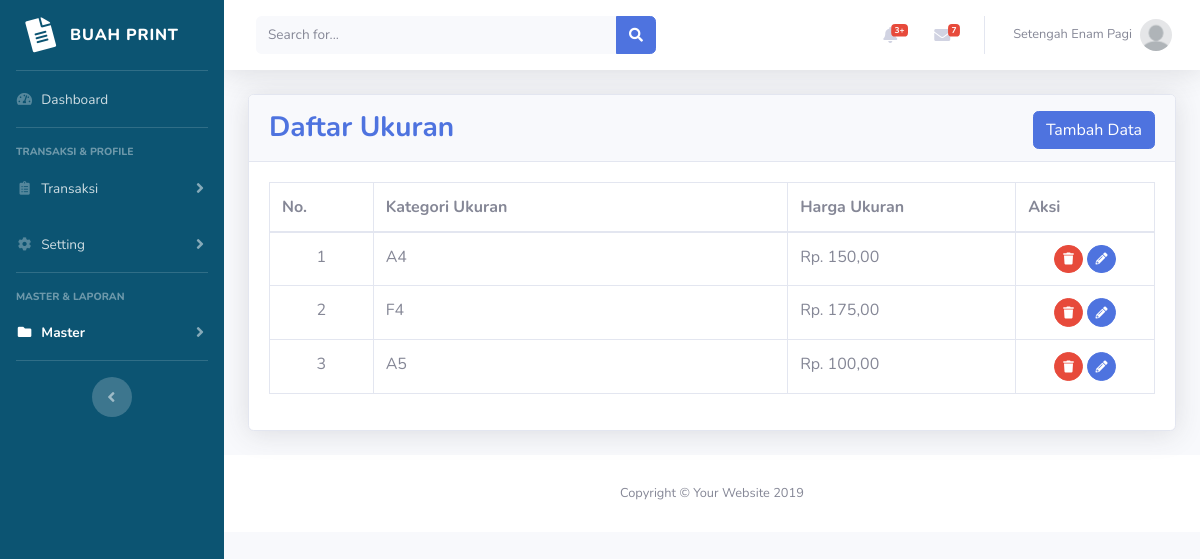
Screenshot of /admin/master_ukuran.php (signed in) with the database file from the repository.
### tables this page shows
CREATE TABLE `mitra` (
  `ID_MITRA` char(10) NOT NULL,
  `NAMA_MITRA` varchar(40) NOT NULL,
  `EMAIL_MITRA` varchar(100) NOT NULL,
  `NO_HP_MITRA` varchar(13) NOT NULL,
  `TELEPHONE_MITRA` varchar(13) NOT NULL,
  `ALAMAT_MITRA` text NOT NULL,
  `FOTO_PROFILE` varchar(200) NOT NULL,
  `COVER` varchar(200) NOT NULL,
  `STATUS_MITRA` int(11) NOT NULL,
  `SALDO_MITRA` int(11) NOT NULL,
  `LOCATION_MITRA` text,
  `USERNAME_MITRA` varchar(50) NOT NULL,
  `PASSWORD_MITRA` varchar(32) NOT NULL
);

CREATE TABLE `ukuran` (
  `ID_UKURAN` varchar(10) NOT NULL,
  `KAT_UKURAN` varchar(40) NOT NULL,
  `HARGA_UKURAN` int(11) NOT NULL
);

### admin/master_ukuran.php (the view, shortened to what this page needs)
<?php
include 'includes/config.php';
include 'includes/header.php';
$result = mysqli_query($con, "SELECT * FROM ukuran");
?>
<div class="container-fluid">
  <div class="card shadow mb-4">
    <div class="card-header py-2">
      <h3 class="mt-2 font-weight-bold float-left text-primary">Daftar Ukuran</h3>
      <button class="mt-2 btn btn-primary float-right ml-auto" data-toggle="modal" data-target="#tambah_ukuran">Tambah Data</button>
    </div>
    <div class="card-body">
      <div class="table-responsive">
        <table class="table table-bordered" id="dataTable" width="100%" cellspacing="0">
          <thead>
            <tr>
              <th>No.</th>
              <th>Kategori Ukuran</th>
              <th>Harga Ukuran</th>
              <th>Aksi</th>
            </tr>
          </thead>
          <tbody>
            <?php $i = 0;
            while ($data_ukuran = mysqli_fetch_assoc($result)) {
              $id_ukuran = $data_ukuran['ID_UKURAN'];
              $kat_ukuran = $data_ukuran['KAT_UKURAN'];
              $harga_ukuran = $data_ukuran['HARGA_UKURAN'];
              $i += 1;
              ?>
              <tr>
                <td class="text-center" style="width:50px"><?= $i ?></td>
                <td style="width:200px;"><?= $kat_ukuran ?></td>
                <td style="width:110px;">Rp. <?= $harga_ukuran ?>,00</td>
                <td style="width:67px;">
                  <div class="block ml-auto text-center">
                    <a href="query/master_ukuran_query.php?action=delete&id_ukuran=<?= $id_ukuran ?>" class="btn btn-danger btn-circle btn-sm" onclick="return confirm('Apakah anda yakin ingin menghapus data?');">
                      <i class="fas fa-trash"></i>
                    </a>
                    <a href="master_ukuran_ubah.php?id_ukuran=<?= $id_ukuran ?>" class="btn btn-primary btn-circle btn-sm">
                      <i class="fas fa-pencil-alt"></i>
                    </a>
                  </div>
                </td>
              </tr>
            <?php } ?>
          </tbody>
        </table>
      </div>
    </div>
  </div>
</div>
<?php
require 'includes/footer.php';
?>

### admin/includes/header.php (shortened to what this page needs)
<?php
if (isset($_SESSION['admin_login'])) {
  $username = $_SESSION['username'];
  $data = mysqli_query($con, "SELECT * FROM mitra WHERE USERNAME_MITRA = '$username'");
  $data_admin = mysqli_fetch_assoc($data);
  $nama_admin = $data_admin['NAMA_MITRA'];
  $profil_admin = $data_admin['FOTO_PROFILE'];
}
?>
<!DOCTYPE html>
<html lang="en">
<head>
  <link href="vendor/fontawesome-free/css/all.min.css" rel="stylesheet" type="text/css">
  <link href="css/sb-admin-2.min.css" rel="stylesheet">
  <link rel="stylesheet" href="css/sb-admin-2.css">
  <link href="vendor/datatables/dataTables.bootstrap4.min.css" rel="stylesheet">
</head>
<body id="page-top">
  <div id="wrapper">
    <?php
    require 'sidebar.php';
    ?>
    <div id="content-wrapper" class="d-flex flex-column">
      <div id="content">
        <nav class="navbar navbar-expand navbar-light bg-white topbar mb-4 static-top shadow">
          <?php
          if (isset($_SESSION['admin_login'])) {
            ?>
            <form class="d-none d-sm-inline-block form-inline mr-auto ml-md-3 my-2 my-md-0 mw-100 navbar-search">
              <div class="input-group">
                <input type="text" class="form-control bg-light border-0 small" placeholder="Search for..." aria-label="Search" aria-describedby="basic-addon2">
                <div class="input-group-append">
                  <button class="btn btn-primary" type="button">
                    <i class="fas fa-search fa-sm"></i>
                  </button>
                </div>
              </div>
            </form>
            <ul class="navbar-nav ml-auto">
              <li class="nav-item dropdown no-arrow mx-1">
                <a class="nav-link dropdown-toggle" href="#" id="alertsDropdown" role="button" data-toggle="dropdown" aria-haspopup="true" aria-expanded="false">
                  <i class="fas fa-bell fa-fw"></i>
                  <span class="badge badge-danger badge-counter">3+</span>
                </a>
              </li>
              <li class="nav-item dropdown no-arrow mx-1">
                <a class="nav-link dropdown-toggle" href="#" id="messagesDropdown" role="button" data-toggle="dropdown" aria-haspopup="true" aria-expanded="false">
                  <i class="fas fa-envelope fa-fw"></i>
                  <span class="badge badge-danger badge-counter">7</span>
                </a>
              </li>
              <li class="nav-item dropdown no-arrow">
                <a class="nav-link dropdown-toggle" href="#" id="userDropdown" role="button" data-toggle="dropdown" aria-haspopup="true" aria-expanded="false">
                  <span class="mr-2 d-none d-lg-inline text-gray-600 small"><?= $nama_admin ?></span>
                  <img class="img-profile rounded-circle" src="img/profil/<?= $profil_admin ?>">
                </a>
              </li>
              <?php } ?>
              </ul>
        </nav>

### rows the page displays
mitra: NAMA_MITRA "Setengah Enam Pagi", FOTO_PROFILE (picture)
ukuran: KAT_UKURAN "A4", HARGA_UKURAN "150"
ukuran: KAT_UKURAN "F4", HARGA_UKURAN "175"
ukuran: KAT_UKURAN "A5", HARGA_UKURAN "100"
